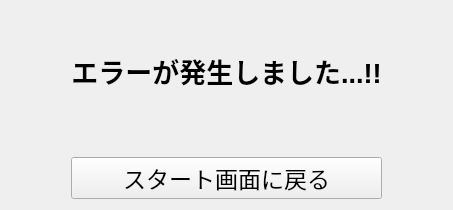
      <widget class="QWidget" name="error">
       <layout class="QHBoxLayout" name="horizontalLayout_6">
        <item>
         <layout class="QHBoxLayout" name="horizontalLayout_13">
          <item>
           <spacer name="verticalSpacer_4">
            <property name="orientation">
             <enum>Qt::Vertical</enum>
            </property>
            <property name="sizeHint" stdset="0">
             <size>
              <width>20</width>
              <height>40</height>
             </size>
            </property>
           </spacer>
          </item>
          <item>
           <layout class="QHBoxLayout" name="horizontalLayout_11">
            <item>
             <spacer name="horizontalSpacer_10">
              <property name="orientation">
               <enum>Qt::Horizontal</enum>
              </property>
              <property name="sizeHint" stdset="0">
               <size>
                <width>40</width>
                <height>20</height>
               </size>
              </property>
             </spacer>
            </item>
            <item>
             <layout class="QVBoxLayout" name="verticalLayout_5">
              <item>
               <spacer name="verticalSpacer_13">
                <property name="orientation">
                 <enum>Qt::Vertical</enum>
                </property>
                <property name="sizeHint" stdset="0">
                 <size>
                  <width>20</width>
                  <height>40</height>
                 </size>
                </property>
               </spacer>
              </item>
              <item>
               <widget class="QLabel" name="label_5">
                <property name="font">
                 <font>
                  <pointsize>20</pointsize>
                 </font>
                </property>
                <property name="text">
                 <string>&lt;html&gt;&lt;head/&gt;&lt;body&gt;&lt;p align=&quot;center&quot;&gt;&lt;span style=&quot; font-weight:600;&quot;&gt;エラーが発生しました...!!&lt;/span&gt;&lt;/p&gt;&lt;/body&gt;&lt;/html&gt;</string>
                </property>
               </widget>
              </item>
              <item>
               <widget class="QLabel" name="label_6">
                <property name="text">
                 <string/>
                </property>
                <property name="pixmap">
                 <pixmap>../pic/error.png</pixmap>
                </property>
                <property name="scaledContents">
                 <bool>true</bool>
                </property>
               </widget>
              </item>
              <item>
               <spacer name="verticalSpacer_12">
                <property name="orientation">
                 <enum>Qt::Vertical</enum>
                </property>
                <property name="sizeHint" stdset="0">
                 <size>
                  <width>20</width>
                  <height>40</height>
                 </size>
                </property>
               </spacer>
              </item>
              <item>
               <widget class="QPushButton" name="startReturnButton_2">
                <property name="font">
                 <font>
                  <pointsize>17</pointsize>
                 </font>
                </property>
                <property name="text">
                 <string>スタート画面に戻る</string>
                </property>
               </widget>
              </item>
             </layout>
            </item>
            <item>
             <spacer name="horizontalSpacer_11">
              <property name="orientation">
               <enum>Qt::Horizontal</enum>
              </property>
              <property name="sizeHint" stdset="0">
               <size>
                <width>40</width>
                <height>20</height>
               </size>
              </property>
             </spacer>
            </item>
           </layout>
          </item>
          <item>
           <spacer name="verticalSpacer_3">
            <property name="orientation">
             <enum>Qt::Vertical</enum>
            </property>
            <property name="sizeHint" stdset="0">
             <size>
              <width>20</width>
              <height>40</height>
             </size>
            </property>
           </spacer>
          </item>
         </layout>
        </item>
       </layout>
      </widget>
